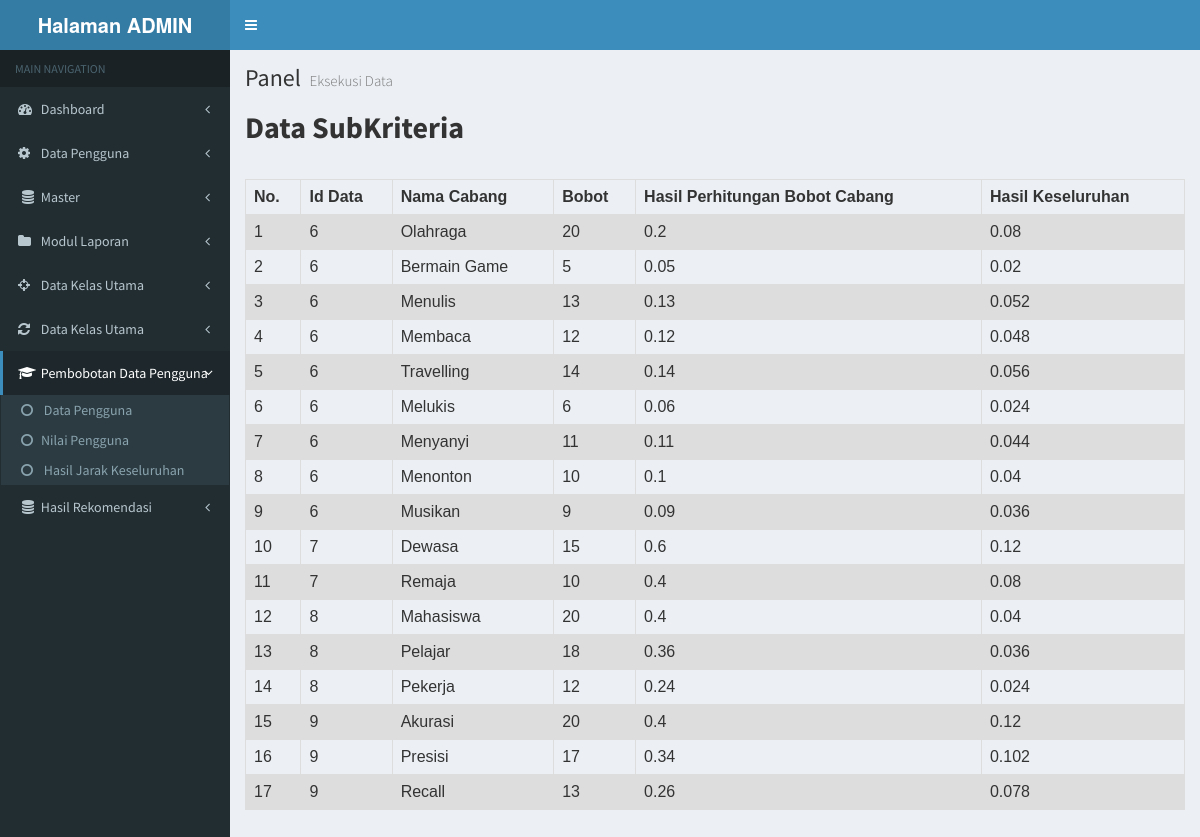
The page /index.php/data_sub on the database its author committed.
### tables this page shows
CREATE TABLE IF NOT EXISTS `tbl_subkriteria` (
  `id_subkriteria` int(11) NOT NULL,
  `id_kriteria` int(11) NOT NULL,
  `nama_subkriteria` varchar(40) NOT NULL,
  `bobot` int(11) NOT NULL,
  `hasil_bobot` float NOT NULL,
  `bobot_global` float NOT NULL
);

### application/controllers/Data_sub.php (called while the page is built, shortened)
<?php
class Data_sub extends CI_Controller {
 function __construct()
 {
 $this->load->model('mform_sub', '', TRUE);
 $this->load->helper(array('form', 'url'));
 }
 public function index()
 {
  $data['title'] = "Form Data Subkriteria";
    $data['sub'] = $this->mform_sub->satukriteria();
   $this->load->view('form/v_lihat_sub',$data);
 }
 }
?>

### index.php (called while the page is built, shortened)
<?php
require_once BASEPATH.'core/CodeIgniter.php';

### application/models/Mform_sub.php (called while the page is built)
<?php if ( ! defined('BASEPATH')) exit('No direct script access allowed');
class Mform_sub extends CI_Model {
public function satukriteria() {
 $this->db->select('*');
 $this->db->from('tbl_subkriteria');
 $query = $this->db->get();
 return $query->result();
}
}
?>

### application/views/form/v_lihat_sub.php (the view, shortened to what this page needs)
<?php
	$this->load->view('header_admin');
?>
	<div class="content-wrapper">
                <section class="content-header">
                    <h1>
                        Panel
                        <small>Eksekusi Data</small>
                    </h1>
<!DOCTYPE html>
<html>
<head>
</head>
<body>
<label><h2><b>Data SubKriteria</b></h2></label>
<table>
  <tr>
  <br>
    <th>No.</th>
    <th>Id Data</th>
    <th>Nama Cabang</th>
	<th>Bobot</th>
	<th>Hasil Perhitungan Bobot Cabang</th>
	<th>Hasil Keseluruhan</th>
  </tr>
  <?php
  $no=1;
  foreach ($sub as $row) { ?>
  <tr>
  <td><?php echo $no++;?></td>
  <td><?php echo $row->id_kriteria;?></td>
  <td><?php echo $row->nama_subkriteria;?></td>
  <td><?php echo $row->bobot;?></td>
  <td><?php echo $row->hasil_bobot;?></td>
  <td><?php echo $row->bobot_global;?></td>
  </tr>
    <?php } ?>
</table>

### application/views/header_admin.php (shortened to what this page needs)
<html>
    <head>
        <link rel="stylesheet" href="<?= base_url('assetss/assets/css/bootstrap.min.css') ?>">
        <link rel="stylesheet" href="https://cdnjs.cloudflare.com/ajax/libs/font-awesome/4.5.0/css/font-awesome.min.css">
        <link rel="stylesheet" href="https://cdnjs.cloudflare.com/ajax/libs/ionicons/2.0.1/css/ionicons.min.css">
        <link rel="stylesheet" href="<?= base_url('assetss/assets/css/AdminLTE.min.css') ?>">
        <link rel="stylesheet" href="<?= base_url('assetss/assets/skins/_all-skins.min.css') ?>">
        <link rel="stylesheet" type="text/css" href="<?= base_url('assets/assetss/css/jquery.toast.css') ?>">
    </head>
    <body class="hold-transition skin-blue sidebar-mini">
        <div class="wrapper">
            <header class="main-header">
                <a class="logo">
                    <span class="logo-lg"><b>Halaman ADMIN</b></span>
                </a>
                <nav class="navbar navbar-static-top">
                    <a href="#" class="sidebar-toggle" data-toggle="offcanvas" role="button">
                    </a>
                </nav>
            </header>
            <aside class="main-sidebar">
                <section class="sidebar">
                    <ul class="sidebar-menu">
                        <li class="header">MAIN NAVIGATION</li>
                        <li>
                            <a href="<?= base_url('dashboard') ?>">
                                <i class="fa fa-dashboard"></i> <span>Dashboard</span>
                                <span class="pull-right-container">
                                    <i class="fa fa-angle-left pull-right"></i>
                                </span>
                            </a>
                        </li>
                       <li class="treeview">
                            <a>
                                <i class="fa fa-gear"></i> <span>Data Pengguna</span>
                                <span class="pull-right-container">
                                    <i class="fa fa-angle-left pull-right"></i>
                                </span>
                            </a>
                        </li>
						<li class="treeview">
                            <a>
                                <i class="fa fa-database fa-fw"></i> <span>Master</span>
                                <span class="pull-right-container">
                                    <i class="fa fa-angle-left pull-right"></i>
                                </span>
                            </a>
                        </li>
						<li class="treeview">
                            <a>
                                <i class="fa fa-folder"></i> <span> Modul Laporan </span>
                                <span class="pull-right-container">
                                    <i class="fa fa-angle-left pull-right"></i>
                                </span>
                            </a>
                        </li>
                        <li class="treeview">
                            <a>
                                <i class="fa fa-crosshairs"></i> <span>Data Kelas Utama</span>
                                <span class="pull-right-container">
                                    <i class="fa fa-angle-left pull-right"></i>
                                </span>
                            </a>
                        </li>
                        <li class="treeview">
                            <a>
                                <i class="fa fa-refresh"></i> <span>Data Kelas Utama</span>
                                <span class="pull-right-container">
                                    <i class="fa fa-angle-left pull-right"></i>
                                </span>
                            </a>
                        </li>
                        <li class="treeview active">
                            <a>
                                <i class="fa fa-mortar-board"></i> <span>Pembobotan Data Pengguna</span>
                                <span class="pull-right-container">
                                    <i class="fa fa-angle-left pull-right"></i>
                                </span>
                            </a>
                            <ul class="treeview-menu menu-open" style="display: block;">
                                <li><a href="<?= base_url('alternatif') ?>"><i class="fa fa-circle-o"></i> Data Pengguna</a></li>
                                <li><a href="<?= base_url('alternatif/evaluasi') ?>"><i class="fa fa-circle-o"></i>Nilai Pengguna</a></li>
                                <li><a href="<?= base_url('alternatif/calculate') ?>"><i class="fa fa-circle-o"></i> Hasil Jarak Keseluruhan</a></li>
                            </ul>
                        </li>
						<li class="treeview">
                            <a>
                                <i class="fa fa-database fa-fw"></i> <span>Hasil Rekomendasi</span>
                                <span class="pull-right-container">
                                    <i class="fa fa-angle-left pull-right"></i>
                                </span>
                            </a>
                        </li>
                    </ul>
                </section>
            </aside>

### application/views/form/v_lihat_sub.php (style rules this page uses)
table { font-family: arial, sans-serif; border-collapse: collapse; width: 100%; }
td, th { border: 1px solid #dddddd; text-align: left; padding: 8px; }
tr:nth-child(even) { background-color: #dddddd; }

### rows shown on the page
tbl_subkriteria: id_kriteria "6", nama_subkriteria "Olahraga", bobot "20", hasil_bobot "0.2", bobot_global "0.08"
tbl_subkriteria: id_kriteria "6", nama_subkriteria "Bermain Game", bobot "5", hasil_bobot "0.05", bobot_global "0.02"
tbl_subkriteria: id_kriteria "6", nama_subkriteria "Menulis", bobot "13", hasil_bobot "0.13", bobot_global "0.052"
tbl_subkriteria: id_kriteria "6", nama_subkriteria "Membaca", bobot "12", hasil_bobot "0.12", bobot_global "0.048"
tbl_subkriteria: id_kriteria "6", nama_subkriteria "Travelling", bobot "14", hasil_bobot "0.14", bobot_global "0.056"
tbl_subkriteria: id_kriteria "6", nama_subkriteria "Melukis", bobot "6", hasil_bobot "0.06", bobot_global "0.024"
tbl_subkriteria: id_kriteria "6", nama_subkriteria "Menyanyi", bobot "11", hasil_bobot "0.11", bobot_global "0.044"
tbl_subkriteria: id_kriteria "6", nama_subkriteria "Menonton", bobot "10", hasil_bobot "0.1", bobot_global "0.04"
tbl_subkriteria: id_kriteria "6", nama_subkriteria "Musikan", bobot "9", hasil_bobot "0.09", bobot_global "0.036"
tbl_subkriteria: id_kriteria "7", nama_subkriteria "Dewasa", bobot "15", hasil_bobot "0.6", bobot_global "0.12"
tbl_subkriteria: id_kriteria "7", nama_subkriteria "Remaja", bobot "10", hasil_bobot "0.4", bobot_global "0.08"
tbl_subkriteria: id_kriteria "8", nama_subkriteria "Mahasiswa", bobot "20", hasil_bobot "0.4", bobot_global "0.04"
tbl_subkriteria: id_kriteria "8", nama_subkriteria "Pelajar", bobot "18", hasil_bobot "0.36", bobot_global "0.036"
tbl_subkriteria: id_kriteria "8", nama_subkriteria "Pekerja", bobot "12", hasil_bobot "0.24", bobot_global "0.024"
tbl_subkriteria: id_kriteria "9", nama_subkriteria "Akurasi", bobot "20", hasil_bobot "0.4", bobot_global "0.12"
tbl_subkriteria: id_kriteria "9", nama_subkriteria "Presisi", bobot "17", hasil_bobot "0.34", bobot_global "0.102"
tbl_subkriteria: id_kriteria "9", nama_subkriteria "Recall", bobot "13", hasil_bobot "0.26", bobot_global "0.078"
